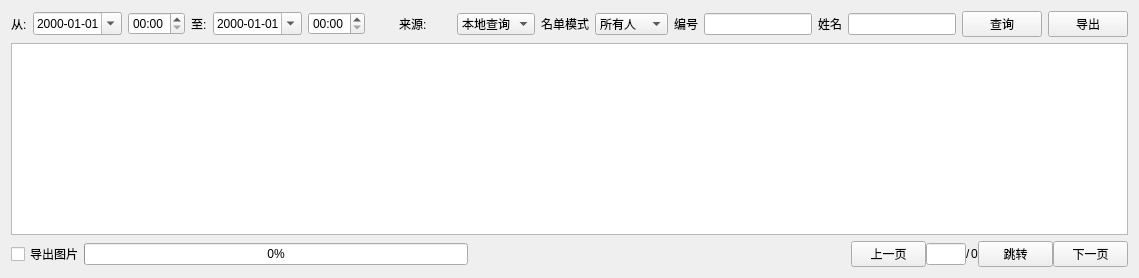
     <widget class="QWidget" name="tab">
      <attribute name="title">
       <string>比对记录</string>
      </attribute>
      <layout class="QGridLayout" name="gridLayout">
       <item row="0" column="0" rowspan="2" colspan="2">
        <layout class="QHBoxLayout" name="horizontalLayout">
         <item>
          <widget class="QLabel" name="label">
           <property name="text">
            <string>从:</string>
           </property>
          </widget>
         </item>
         <item>
          <widget class="QDateTimeEdit" name="dateEdit_RecordBegin">
           <property name="displayFormat">
            <string>yyyy-MM-dd</string>
           </property>
           <property name="calendarPopup">
            <bool>true</bool>
           </property>
          </widget>
         </item>
         <item>
          <widget class="QTimeEdit" name="timeEdit_RecordBegin">
           <property name="currentSection">
            <enum>QDateTimeEdit::HourSection</enum>
           </property>
           <property name="displayFormat">
            <string>HH:mm</string>
           </property>
          </widget>
         </item>
         <item>
          <widget class="QLabel" name="label_2">
           <property name="text">
            <string>至:</string>
           </property>
          </widget>
         </item>
         <item>
          <widget class="QDateTimeEdit" name="dateEdit_RecordEnd">
           <property name="displayFormat">
            <string>yyyy-MM-dd</string>
           </property>
           <property name="calendarPopup">
            <bool>true</bool>
           </property>
          </widget>
         </item>
         <item>
          <widget class="QTimeEdit" name="timeEdit_RecordEnd">
           <property name="displayFormat">
            <string>HH:mm</string>
           </property>
          </widget>
         </item>
         <item>
          <spacer name="horizontalSpacer_6">
           <property name="orientation">
            <enum>Qt::Horizontal</enum>
           </property>
           <property name="sizeHint" stdset="0">
            <size>
             <width>28</width>
             <height>20</height>
            </size>
           </property>
          </spacer>
         </item>
         <item>
          <widget class="QLabel" name="label_17">
           <property name="minimumSize">
            <size>
             <width>52</width>
             <height>0</height>
            </size>
           </property>
           <property name="text">
            <string>来源:</string>
           </property>
          </widget>
         </item>
         <item>
          <widget class="QComboBox" name="comboBox_query">
           <item>
            <property name="text">
             <string>本地查询</string>
            </property>
           </item>
          </widget>
         </item>
         <item>
          <widget class="QLabel" name="label_4">
           <property name="text">
            <string>名单模式</string>
           </property>
          </widget>
         </item>
         <item>
          <widget class="QComboBox" name="comboBox">
           <item>
            <property name="text">
             <string>所有人</string>
            </property>
           </item>
           <item>
            <property name="text">
             <string>陌生人</string>
            </property>
           </item>
           <item>
            <property name="text">
             <string>黑名单</string>
            </property>
           </item>
           <item>
            <property name="text">
             <string>白名单</string>
            </property>
           </item>
           <item>
            <property name="text">
             <string>VIP名单</string>
            </property>
           </item>
          </widget>
         </item>
         <item>
          <widget class="QLabel" name="label_5">
           <property name="text">
            <string>编号</string>
           </property>
          </widget>
         </item>
         <item>
          <widget class="QLineEdit" name="lineEdit_RecordNumber"/>
         </item>
         <item>
          <widget class="QLabel" name="label_3">
           <property name="text">
            <string>姓名</string>
           </property>
          </widget>
         </item>
         <item>
          <widget class="QLineEdit" name="lineEdit_RecordName"/>
         </item>
         <item>
          <widget class="QPushButton" name="btnSearchRecord">
           <property name="text">
            <string>查询</string>
           </property>
           <property name="icon">
            <iconset>
             <normaloff>:/res/SoftIcon/search.png</normaloff>:/res/SoftIcon/search.png</iconset>
           </property>
           <property name="iconSize">
            <size>
             <width>20</width>
             <height>20</height>
            </size>
           </property>
          </widget>
         </item>
         <item>
          <widget class="QPushButton" name="btnCompareExport">
           <property name="text">
            <string>导出</string>
           </property>
           <property name="icon">
            <iconset>
             <normaloff>:/res/SoftIcon/excel.png</normaloff>:/res/SoftIcon/excel.png</iconset>
           </property>
           <property name="iconSize">
            <size>
             <width>20</width>
             <height>20</height>
            </size>
           </property>
          </widget>
         </item>
        </layout>
       </item>
       <item row="2" column="0" colspan="2">
        <widget class="QTableWidget" name="tableWidget">
         <property name="minimumSize">
          <size>
           <width>0</width>
           <height>0</height>
          </size>
         </property>
         <property name="verticalScrollBarPolicy">
          <enum>Qt::ScrollBarAsNeeded</enum>
         </property>
        </widget>
       </item>
       <item row="3" column="0" colspan="2">
        <layout class="QHBoxLayout" name="horizontalLayout_4">
         <property name="spacing">
          <number>0</number>
         </property>
         <item>
          <widget class="QCheckBox" name="checkBox_Export">
           <property name="text">
            <string>导出图片</string>
           </property>
          </widget>
         </item>
         <item>
          <widget class="QProgressBar" name="progressBar">
           <property name="value">
            <number>0</number>
           </property>
          </widget>
         </item>
         <item>
          <spacer name="horizontalSpacer_5">
           <property name="orientation">
            <enum>Qt::Horizontal</enum>
           </property>
           <property name="sizeHint" stdset="0">
            <size>
             <width>40</width>
             <height>20</height>
            </size>
           </property>
          </spacer>
         </item>
         <item>
          <widget class="QPushButton" name="btnCompre">
           <property name="sizePolicy">
            <sizepolicy hsizetype="Fixed" vsizetype="Fixed">
             <horstretch>0</horstretch>
             <verstretch>0</verstretch>
            </sizepolicy>
           </property>
           <property name="maximumSize">
            <size>
             <width>75</width>
             <height>16777215</height>
            </size>
           </property>
           <property name="text">
            <string>上一页</string>
           </property>
           <property name="icon">
            <iconset>
             <normaloff>:/res/SoftIcon/PrePage2.png</normaloff>:/res/SoftIcon/PrePage2.png</iconset>
           </property>
          </widget>
         </item>
         <item>
          <widget class="QLineEdit" name="lineEdit_CurPage">
           <property name="sizePolicy">
            <sizepolicy hsizetype="Fixed" vsizetype="Fixed">
             <horstretch>0</horstretch>
             <verstretch>0</verstretch>
            </sizepolicy>
           </property>
           <property name="maximumSize">
            <size>
             <width>40</width>
             <height>16777215</height>
            </size>
           </property>
          </widget>
         </item>
         <item>
          <widget class="QLabel" name="label_13">
           <property name="maximumSize">
            <size>
             <width>10</width>
             <height>16777215</height>
            </size>
           </property>
           <property name="text">
            <string>/</string>
           </property>
          </widget>
         </item>
         <item>
          <widget class="QLabel" name="label_Countpage">
           <property name="maximumSize">
            <size>
             <width>30</width>
             <height>16777215</height>
            </size>
           </property>
           <property name="text">
            <string>0</string>
           </property>
          </widget>
         </item>
         <item>
          <widget class="QPushButton" name="btnComJump">
           <property name="sizePolicy">
            <sizepolicy hsizetype="Fixed" vsizetype="Fixed">
             <horstretch>0</horstretch>
             <verstretch>0</verstretch>
            </sizepolicy>
           </property>
           <property name="minimumSize">
            <size>
             <width>0</width>
             <height>0</height>
            </size>
           </property>
           <property name="maximumSize">
            <size>
             <width>75</width>
             <height>16777215</height>
            </size>
           </property>
           <property name="text">
            <string>跳转</string>
           </property>
           <property name="icon">
            <iconset>
             <normaloff>:/res/SoftIcon/jump.png</normaloff>:/res/SoftIcon/jump.png</iconset>
           </property>
          </widget>
         </item>
         <item>
          <widget class="QPushButton" name="btnComNext">
           <property name="sizePolicy">
            <sizepolicy hsizetype="Fixed" vsizetype="Fixed">
             <horstretch>0</horstretch>
             <verstretch>0</verstretch>
            </sizepolicy>
           </property>
           <property name="maximumSize">
            <size>
             <width>75</width>
             <height>16777215</height>
            </size>
           </property>
           <property name="layoutDirection">
            <enum>Qt::RightToLeft</enum>
           </property>
           <property name="text">
            <string>下一页</string>
           </property>
           <property name="icon">
            <iconset>
             <normaloff>:/res/SoftIcon/PrePage.png</normaloff>:/res/SoftIcon/PrePage.png</iconset>
           </property>
          </widget>
         </item>
        </layout>
       </item>
      </layout>
     </widget>
